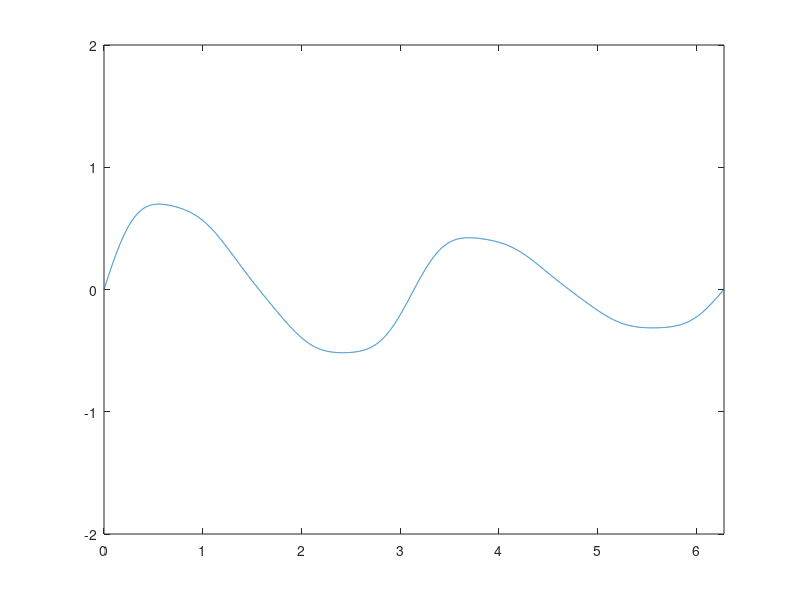

MATLAB code to generate this figure:
fs = 8192;
rhythm = 1;
freq = 2;
x = linspace(0, 2 * pi * rhythm, fs * rhythm);
y = 0.8*sin(freq * x)+0.1*sin(2*freq * x)+0.05*sin(3*freq * x)+0.025*sin(4*freq * x);
waves = y.*exp(-x/(rhythm * 2* pi));
plot(x,waves);
axis([0,2*pi,-2,2]);
